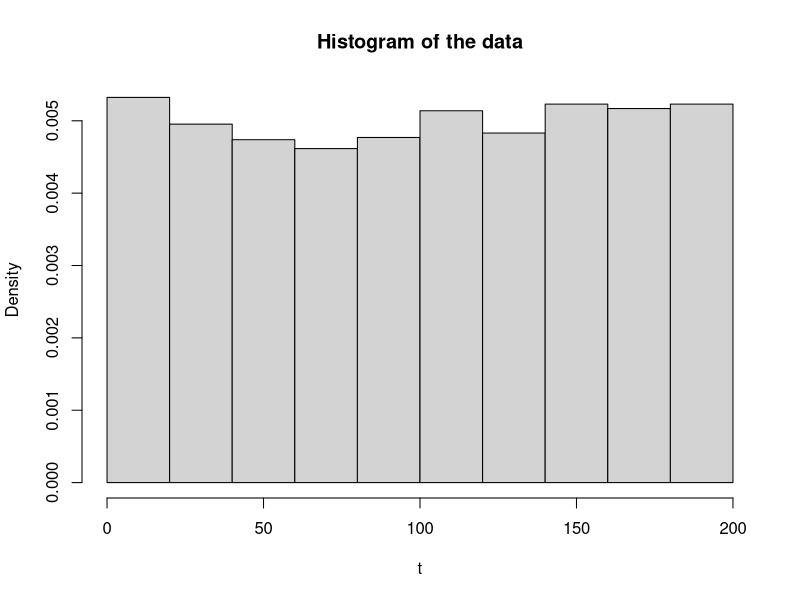
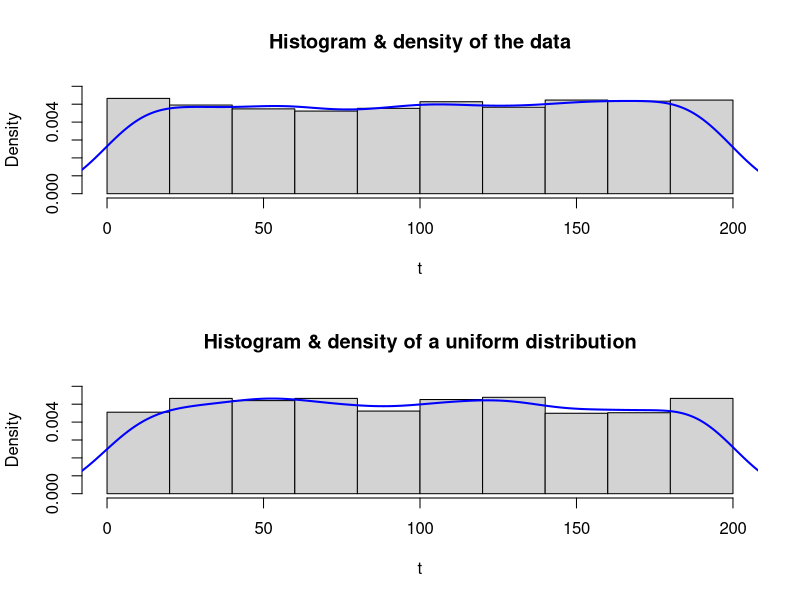
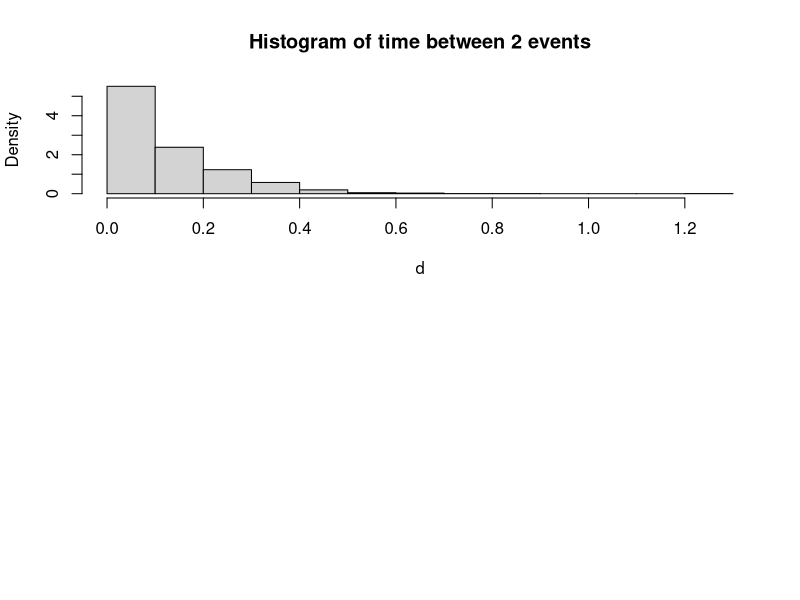
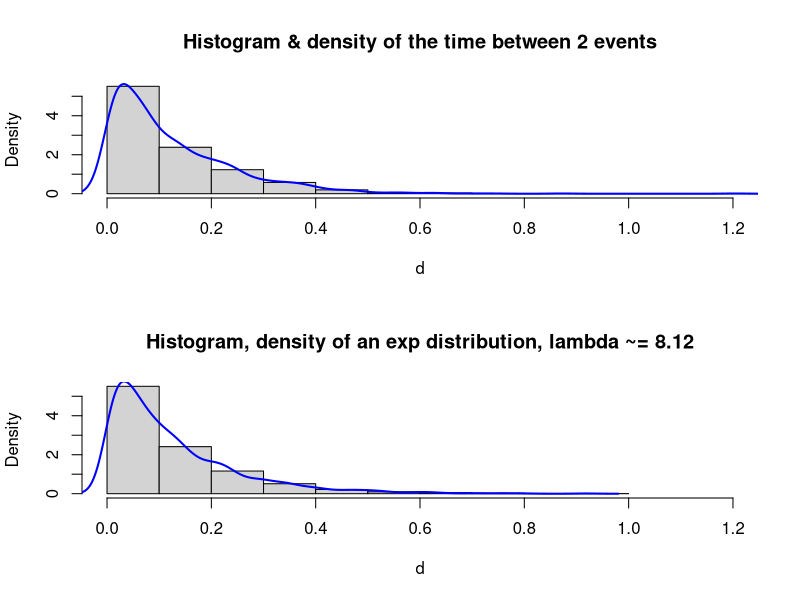
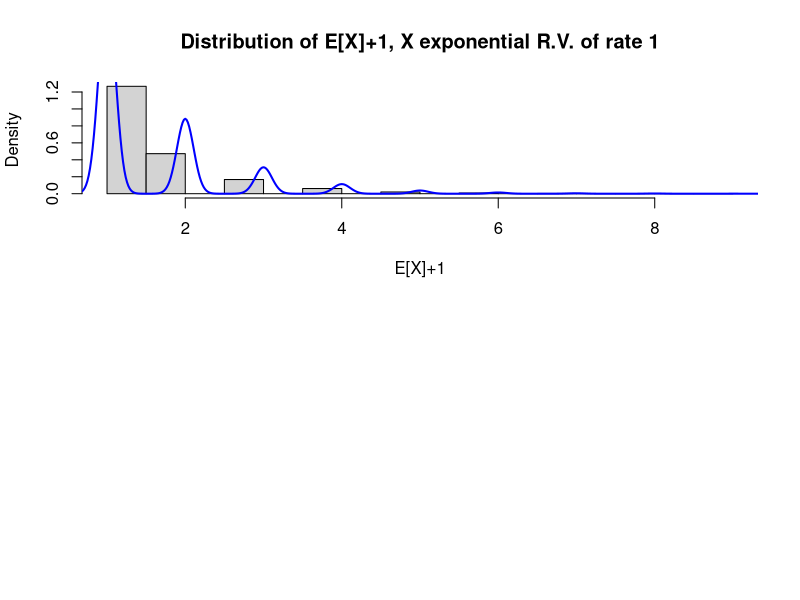
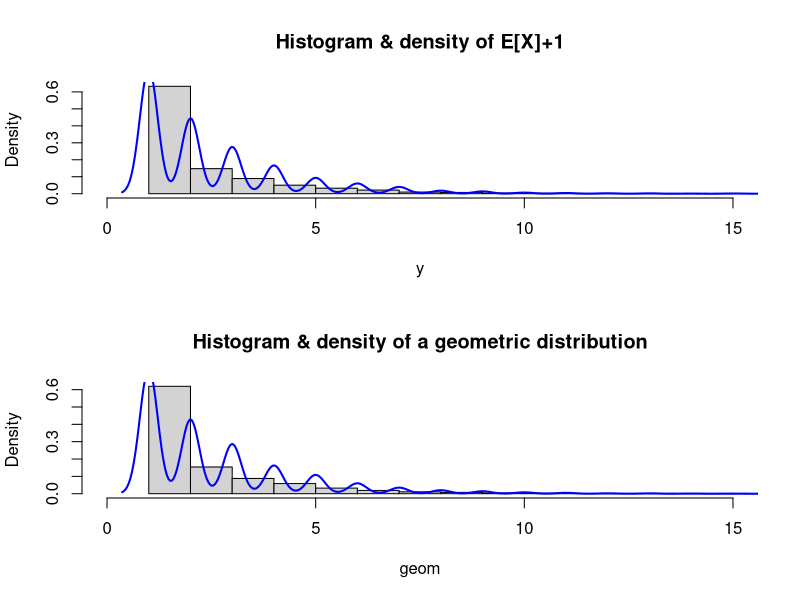

These figures' R source, in order:
## ---- chunk 1
library(kableExtra)
## ---- chunk 2
tbl1 <- cbind("P(X≤−0.98)" = pnorm(-0.98, mean = -1, sd = sqrt(0.01)),
              "P(X≤−1.02)" = pnorm(-1.02, mean = -1, sd = sqrt(0.01)), 
              "P(X≥−0.82)" = 1 - pnorm(-0.82, mean = -1, sd = sqrt(0.01)),
              "P(X∈[−1.22; −0.96])" = pnorm(-0.96, mean = -1, sd = sqrt(0.01)) - pnorm(-1.22, mean = -1, sd = sqrt(0.01)))

kable(tbl1)%>%
  kable_styling(bootstrap_options = c("striped","condensed"),full_width = F)
## ---- chunk 3

# For the 3rd point: Due to the symmetry of the normal distribution, we have P(X≤-t) = P(X≥t) 
# As P(X≥t) = 1 - P(X≤t), we get P(X∈[−t, t]) = P(X≤t) - P(X≤-t) = 2P(X≤t) - 1
# As a result, P(X∈[−t, t]) = 0.95 <=> P(X ≤ t) = (1+0.95)/2

tbl2 <- cbind("t / P(X≤t) = 0.9" =qnorm(0.9),
              "t / P(X≤t) = 0.2" = qnorm(0.2),
              "t / P(X∈[−t,t]) = 0.95" = qnorm((1+0.95)/2))

kable(tbl2)%>%
  kable_styling(bootstrap_options = c("striped","condensed"),full_width = F)
## ---- chunk 4
df = read.table('dataexam.txt')
head(df)
## ---- chunk 5
n = length(df$V1)
n
## ---- chunk 6
hist(df$V1, freq=FALSE, main="Histogram of the data", xlab="t")
## ---- chunk 7
set.seed(1234) #for reproducible results
par(mfrow=c(2,1))
max_data = max(df$V1)
min_data = min(df$V1)
hist(df$V1, freq=FALSE, main="Histogram & density of the data", 
     xlab='t', ylim=c(0,0.006))
lines(density(df$V1), col='blue', lwd=2)
u = runif(n, max = max_data, min = min_data)
hist(u, freq=FALSE, main="Histogram & density of a uniform distribution", 
     xlab='t',ylim=c(0,0.006))
lines(density(u), col='blue', lwd=2)
## ---- chunk 8
# We use min_data, max_data to create a uniform distribution with similar parameters as our data
ks.test(df$V1, "punif", min_data, max_data)
## ---- chunk 9
d = diff(df$V1) #time between two events in our data
hist(d, freq=FALSE, main="Histogram of time between 2 events")
## ---- chunk 10
e = mean(d) # Expected value
l = 1/e # Potential lambda
cat("Potential lambda: ",l, '\n')
v = var(d) # Variance 
cat("Variance: ",v, "\n1/lambda^2:", 1/l^2)
## ---- chunk 11
par(mfrow=c(2,1))
hist(d, freq=FALSE, main="Histogram & density of the time between 2 events", 
     xlab='d', xlim=c(0,1.2))
lines(density(d), col='blue', lwd=2)
ex = rexp(n-1, rate=l)
hist(ex, freq=FALSE, main="Histogram, density of an exp distribution, lambda ~= 8.12", 
     xlab='d', xlim=c(0,1.2))
lines(density(ex), col='blue', lwd=2)
## ---- chunk 12
alpha = 0.05
T = qnorm(1-alpha/2)
T
## ---- chunk 13
xbar = mean(d)
n = n-1 #By doing the difference we lost 1 value
left = 1/xbar*(1-T/sqrt(n))
right = 1/xbar*(1+T/sqrt(n))

cat("P(",left,"<= lambda <=",right,") =", 1-alpha)
## ---- chunk 14
x <- rexp(10000)
y <- floor(x)+1
hist(y, freq=FALSE, xlab = "E[X]+1", main = "Distribution of E[X]+1, X exponential R.V. of rate 1")
lines(density(y), col='blue', lwd=2)

## ---- chunk 15
# Define the parameters
n = 10000
l = .5
p = 1-exp(-l)

# Plot
set.seed(1234) #for reproducible results
par(mfrow=c(2,1))

## Plot Y=E[X]+1
x <- rexp(n, rate = l)
y <- floor(x)+1
hist(y, freq=FALSE, main="Histogram & density of E[X]+1", xlim = c(0,15))
lines(density(y), col='blue', lwd=2)

## Plot a geometric distribution
geom <- 1 + rgeom(n,p) #in R, the geometric distribution has for support {0,1,2,..}
hist(geom, freq=FALSE, main="Histogram & density of a geometric distribution", xlim = c(0,15))
lines(density(geom), col='blue', lwd=2)
